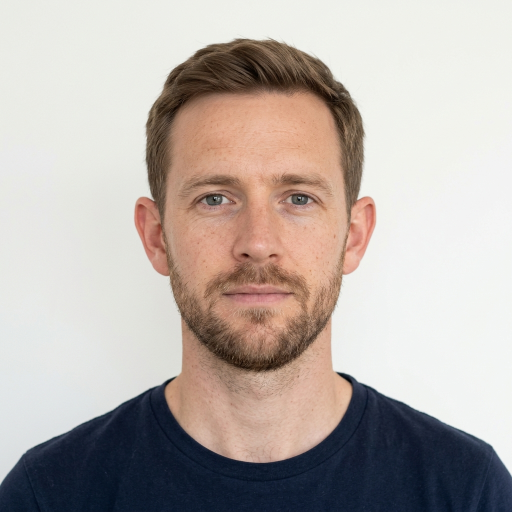
#> input picture backend/tests/fixtures/synthetic_face_a.jpg, 1024 x 1024 px (shown at 1/2 size)
$ python -i copy_move.py   (imports and definitions only)
#> lines starting #> are read from the running program, lines starting #| are printed output that depends on the picture
import cv2
import numpy as np
from collections import defaultdict
from app.schemas.tampering import ForensicSignal, TamperingStatus

# [172 lines that did not run here, left out]

>>> import cv2
>>> picture = cv2.imread('../../../../tests/fixtures/synthetic_face_a.jpg', cv2.IMREAD_GRAYSCALE)
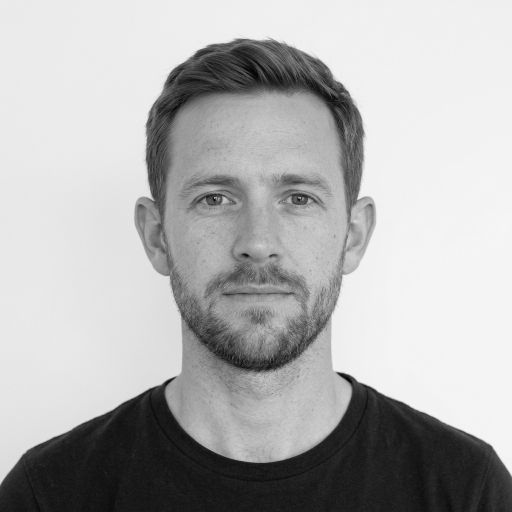
#> picture: shape (1024, 1024) (shown at 1/2 size); min 0, max 249, mean 176.7
#> (the run stopped early here; a loop or call above may not have finished)

$ run again, on backend/tests/fixtures/synthetic_face_b.jpg
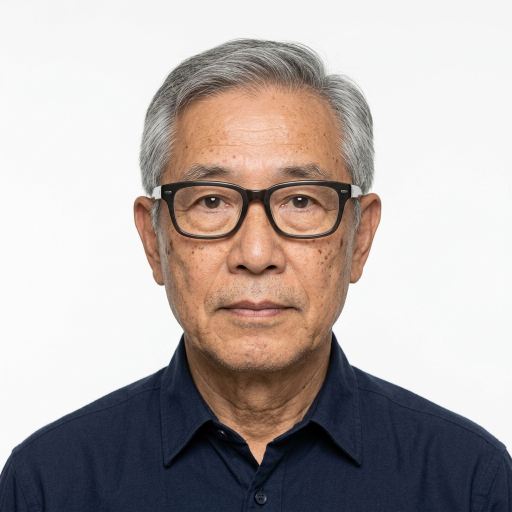
#> input picture backend/tests/fixtures/synthetic_face_b.jpg, 1024 x 1024 px (shown at 1/2 size)
#> `picture = cv2.imread('../../../../tests/fixtures/synthetic_face_a.jpg'..`:
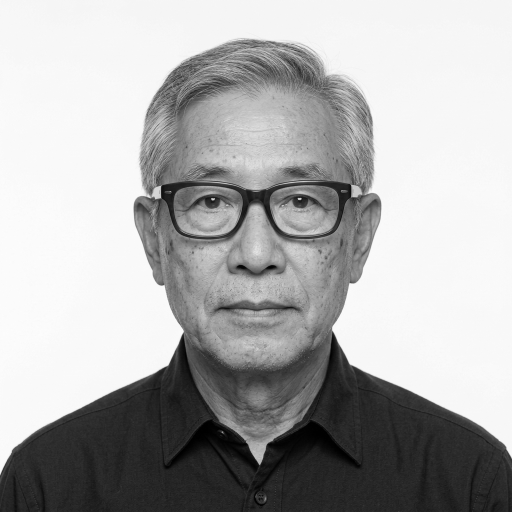
#> picture: shape (1024, 1024) (shown at 1/2 size); min 0, max 254, mean 173.3
